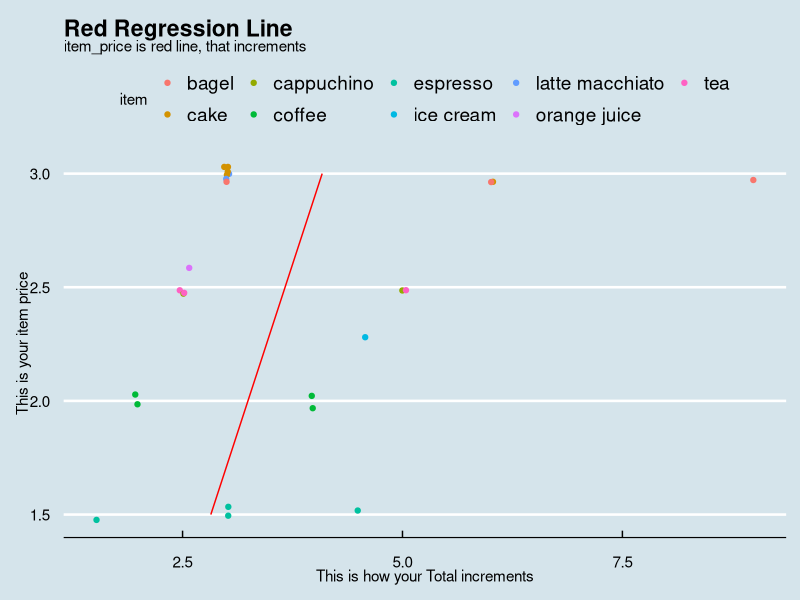

Reproduce this figure in R.
library(tibble)
library(tidyverse)
library(ggplot2)
library(ggthemes)
library(lme4)




df <- tibble(cafe_id = c(1, 1, 1, 1, 1, 1, 1, 1, 1, 2, 2, 2,
                         2, 2, 2, 2, 3, 3, 3, 3, 3, 3, 3, 3, 3),
             timestamp = structure(
               c(1596283511, 1596283511, 1596287730, 1596287730, 1596287730,
                 1596370505, 1596378076, 1596386672, 1596386672, 1596283999,
                 1596283999, 1596283999, 1596291727, 1596368783, 1596368783,
                 1596369685, 1596285196, 1596285327, 1596285327, 1596286869,
                 1596291836, 1596293731, 1596293731, 1596370648, 1596370648),
               class = c("POSIXct", "POSIXt"), tzone = "UTC"),
             invoice_id = c(1, 1, 2, 2, 2, 3, 4, 5, 5, 1, 1, 1, 2,
                            3, 3, 4, 1, 2, 2, 3, 4, 5, 5, 6, 6),
             item = c("coffee", "latte macchiato", "cake", "cappuchino",
                      "tea", "coffee", "cake", "espresso", "orange juice",
                      "tea", "bagel", "espresso", "coffee", "ice cream",
                      "espresso", "cake", "latte macchiato", "cake",
                      "cappuchino", "bagel", "espresso", "tea", "cake",
                      "coffee", "bagel"),
             quantity= c(1, 1, 2, 2, 1, 2, 1, 2, 1, 2, 3, 1, 1,
                         2, 3, 1, 1, 1, 1, 1, 2, 1, 1, 2, 2),
             item_price = c(2, 3, 3, 2.5, 2.5, 2, 3, 1.5, 2.6,
                            2.5, 3, 1.5, 2, 2.3, 1.5, 3, 3, 3,
                            2.5, 3, 1.5, 2.5, 3, 2, 3),
             total = c(2, 3, 6, 5, 2.5, 4, 3, 3, 2.6, 5, 9, 1.5, 2,
                       4.6, 4.5, 3, 3, 3, 2.5, 3, 3, 2.5, 3, 4, 6))

head(df)

cor(df$total, df$item_price, method = c("pearson")) # I got 0.2886805 no so far at least!

# linear model of total according to bevarage.

li <- lm(total ~ item_price, data=df)
li
summary(li)

# data frame with the variable you want to plot against item_price
predic <- data.frame(yourprediction = predict(li, df), itemprice=df$item_price)

# The predicted line of linear regression
ggplot(data = df, aes(x = total, y = item_price)) +
  geom_point(position = "jitter", aes(color = item))+
  geom_line(color='red',data = predic, aes(x=yourprediction, y=itemprice))+
  ylab("This is your item price")+
  xlab("This is how your Total increments")+
  ggtitle("Red Regression Line", subtitle = "item_price is red line, that increments")+
  theme_economist()

# In conclusion, the total will increment, if you increment the price, but your total don´t increment too much as x_axis shows


lmer(quantity ~ (item_price | item), data = df) %>% coef()